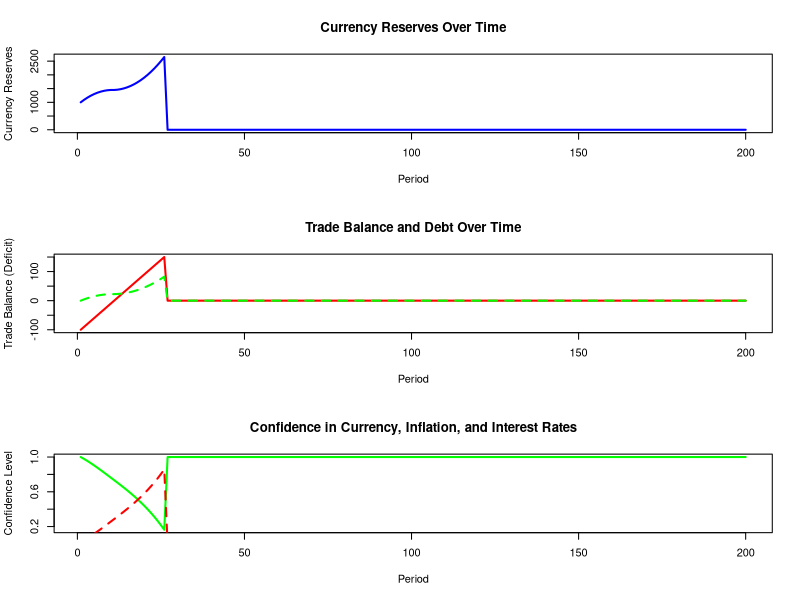

Here is the R script that generated this plot:

# Parameters
n_periods <- 200               # Number of periods for the simulation
initial_currency_reserves <- 1000    # Initial reserves in the system (e.g., USD)
initial_trade_balance <- -100        # Initial trade deficit
trade_deficit_growth <- 10    # Growth in the trade deficit per period
interest_rate_sensitivity <- 0.05   # Sensitivity of interest rates to currency reserves
inflation_rate <- 0.02        # Base inflation rate
confidence_decay_rate <- 0.02   # Decay in confidence as reserves increase
reserve_currency_demand <- 500  # Demand for the currency by the rest of the world
confidence_threshold <- 0.2   # Minimum confidence level before crisis occurs
debt_growth_rate <- 0.05      # Rate at which debt grows to finance trade deficits
debt_to_gdp_ratio <- 0.3      # Debt to GDP ratio target

# External shock factors
global_demand_fluctuation <- 0.1   # Global demand fluctuation due to shocks

# Initialize vectors to store simulation data
currency_reserves <- rep(0, n_periods)
trade_balance <- rep(0, n_periods)
confidence <- rep(1, n_periods)
inflation <- rep(0, n_periods)
interest_rate <- rep(0, n_periods)
debt_level <- rep(0, n_periods)
global_demand <- rep(0, n_periods)
currency_supply <- rep(0, n_periods)

# Initial conditions
currency_reserves[1] <- initial_currency_reserves
trade_balance[1] <- initial_trade_balance
confidence[1] <- 1
inflation[1] <- inflation_rate
interest_rate[1] <- 0.05  # Assume initial interest rate at 5%
debt_level[1] <- 0
global_demand[1] <- reserve_currency_demand

# Simulation
for (t in 2:n_periods) {
  # Trade deficit grows over time
  trade_balance[t] <- trade_balance[t-1] + trade_deficit_growth
  
  # Currency reserves grow based on the trade deficit (representing the supply of currency to the world)
  currency_reserves[t] <- currency_reserves[t-1] + abs(trade_balance[t])
  
  # Global demand for currency fluctuates due to external factors
  global_demand[t] <- reserve_currency_demand * (1 + global_demand_fluctuation * sin(2 * pi * t / 50))
  
  # Inflation increases as more currency is issued and as trade deficits rise
  inflation[t] <- inflation[t-1] + inflation_rate * (currency_reserves[t] / 1000)
  
  # Interest rates respond to inflation and the growth of currency reserves
  interest_rate[t] <- max(0, 0.05 + interest_rate_sensitivity * inflation[t])
  
  # Debt level increases as the country finances its trade deficits
  debt_level[t] <- debt_level[t-1] + abs(trade_balance[t]) * debt_growth_rate
  
  # Currency supply to the world (linked to trade balance and global demand)
  currency_supply[t] <- min(currency_reserves[t], global_demand[t])
  
  # Confidence in the currency decreases as inflation rises and as more currency is issued
  confidence[t] <- max(0, confidence[t-1] - confidence_decay_rate * (currency_reserves[t] / 1000))
  
  # Check for a currency crisis (if confidence drops below a threshold)
  if (confidence[t] < confidence_threshold) {
    cat("Currency crisis occurred at period", t, "due to lack of confidence in the currency.\n")
    break
  }
}

# Plot results
par(mfrow=c(3,1))

# Currency Reserves Over Time
plot(1:n_periods, currency_reserves, type='l', col='blue', lwd=2, xlab='Period', ylab='Currency Reserves', 
     main='Currency Reserves Over Time')

# Trade Balance and Debt Over Time
plot(1:n_periods, trade_balance, type='l', col='red', lwd=2, xlab='Period', ylab='Trade Balance (Deficit)', 
     main='Trade Balance and Debt Over Time')
lines(1:n_periods, debt_level, col='green', lwd=2, lty=2)

# Confidence, Inflation, and Interest Rates Over Time
plot(1:n_periods, confidence, type='l', col='green', lwd=2, xlab='Period', ylab='Confidence Level', 
     main='Confidence in Currency, Inflation, and Interest Rates')
lines(1:n_periods, inflation, col='red', lwd=2, lty=2)
lines(1:n_periods, interest_rate, col='blue', lwd=2, lty=2)
